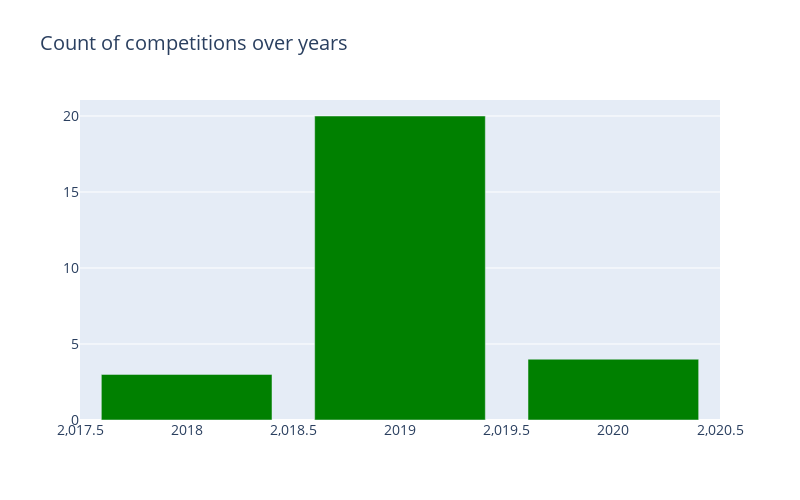
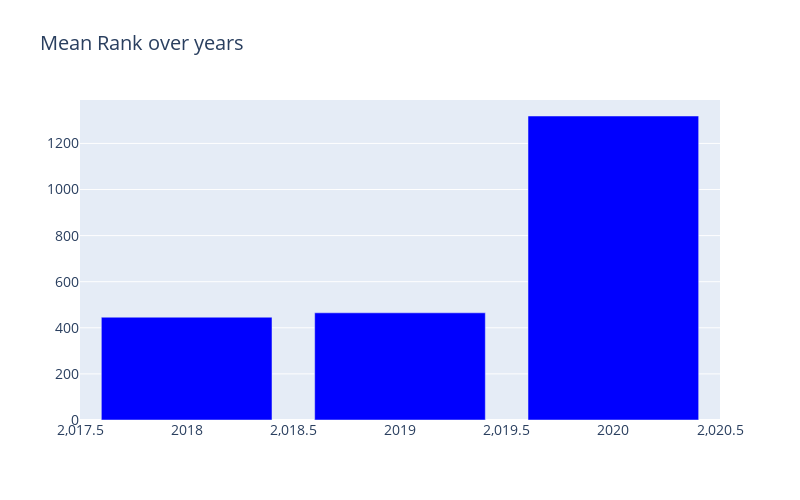
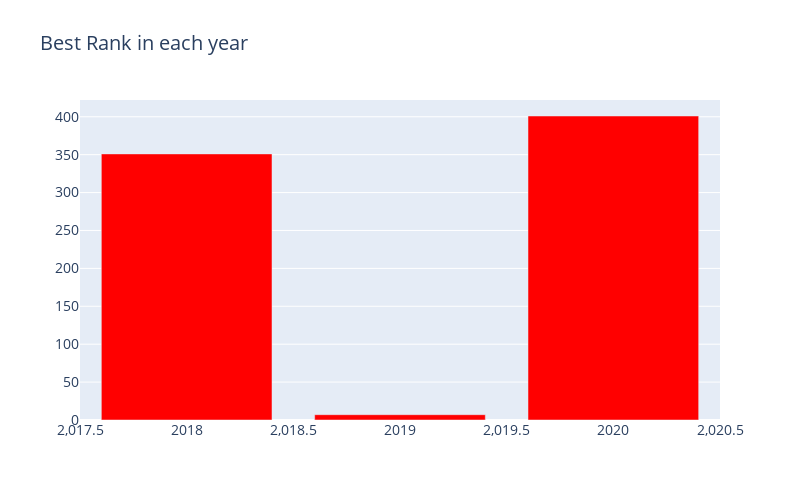

Notebook cell for these charts, in order:
### Code cell
team_members_df = pd.read_csv("../input/meta-kaggle/TeamMemberships.csv")
team_df = pd.read_csv("../input/meta-kaggle/Teams.csv")
comp_df = pd.read_csv("../input/meta-kaggle/Competitions.csv")

temp_df = team_members_df[team_members_df["UserId"]==user_id]
temp_df = pd.merge(temp_df, team_df, left_on="TeamId", right_on="Id", how="left")
temp_df = pd.merge(temp_df, comp_df, left_on="CompetitionId", right_on="Id", how="left")
temp_df["DeadlineDate"] = pd.to_datetime(temp_df["DeadlineDate"], format="%m/%d/%Y %H:%M:%S")
temp_df["DeadlineYear"] = temp_df["DeadlineDate"].dt.year
temp_df["DeadlineDate"] = temp_df["DeadlineDate"].apply(lambda x: datetime.date(x.year,x.month,1))

temp_df = temp_df[~np.isnan(temp_df["PrivateLeaderboardRank"])]
temp_df.head()

def scatter_plot(cnt_srs, color):
    trace = go.Scatter(
        x=cnt_srs.index[::-1],
        y=cnt_srs.values[::-1],
        showlegend=False,
        marker=dict(
            color=color,
        ),
    )
    return trace

cnt_df = temp_df.groupby('DeadlineYear')['PrivateLeaderboardRank'].agg(["size", "mean", "min"])
cnt_srs = cnt_df["size"]
cnt_srs = cnt_srs.sort_index()
trace = go.Bar(
    x=cnt_srs.index,
    y=cnt_srs.values,
    marker=dict(
        color="green",
    ),
)

layout = go.Layout(
    title='Count of competitions over years',
    font=dict(size=14),
    width=800,
    height=500,
)

data = [trace]
fig = go.Figure(data=data, layout=layout)
py.iplot(fig, filename="TargetCount")


### Mean Private Rank ###
cnt_srs = cnt_df["mean"]
cnt_srs = cnt_srs.sort_index()
trace = go.Bar(
    x=cnt_srs.index,
    y=cnt_srs.values,
    marker=dict(
        color="blue",
    ),
)

layout = go.Layout(
    title='Mean Rank over years',
    font=dict(size=14),
    width=800,
    height=500,
)

data = [trace]
fig = go.Figure(data=data, layout=layout)
py.iplot(fig, filename="TargetCount")



### Best rank each year ###
cnt_srs = cnt_df["min"]
cnt_srs = cnt_srs.sort_index()
trace = go.Bar(
    x=cnt_srs.index,
    y=cnt_srs.values,
    marker=dict(
        color="red",
    ),
)

layout = go.Layout(
    title='Best Rank in each year',
    font=dict(size=14),
    width=800,
    height=500,
)

data = [trace]
fig = go.Figure(data=data, layout=layout)
py.iplot(fig, filename="TargetCount")

### Figure 1 — Plotly figure (JSON) as saved in the notebook; plotly's stock layout.template omitted (floating-point values rounded to 4 significant figures)
{"data": [{"marker": {"color": "green"}, "type": "bar", "x": [2018, 2019, 2020], "y": [3, 20, 4]}], "layout": {"font": {"size": 14}, "height": 500, "title": {"text": "Count of competitions over years"}, "width": 800}}

### Figure 2 — Plotly figure (JSON) as saved in the notebook; plotly's stock layout.template omitted (floating-point values rounded to 4 significant figures)
{"data": [{"marker": {"color": "blue"}, "type": "bar", "x": [2018, 2019, 2020], "y": [446, 465.1, 1319]}], "layout": {"font": {"size": 14}, "height": 500, "title": {"text": "Mean Rank over years"}, "width": 800}}

### Figure 3 — Plotly figure (JSON) as saved in the notebook; plotly's stock layout.template omitted (floating-point values rounded to 4 significant figures)
{"data": [{"marker": {"color": "red"}, "type": "bar", "x": [2018, 2019, 2020], "y": [351, 7, 401]}], "layout": {"font": {"size": 14}, "height": 500, "title": {"text": "Best Rank in each year"}, "width": 800}}
